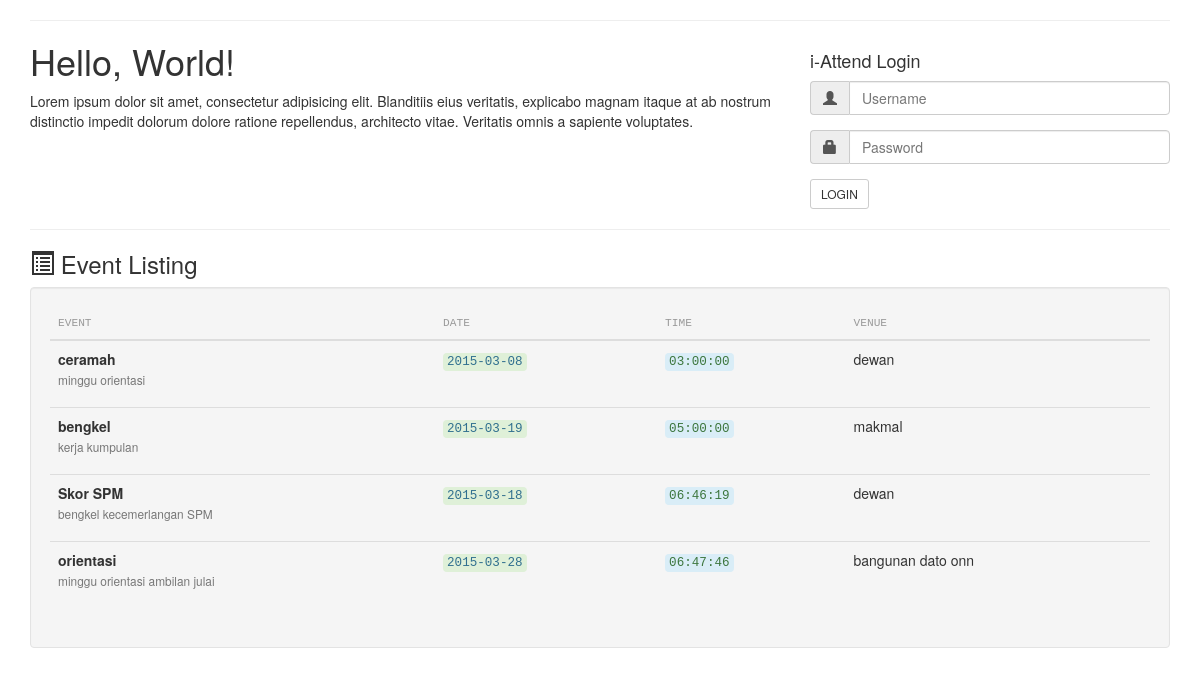
Before: / with the older database file.
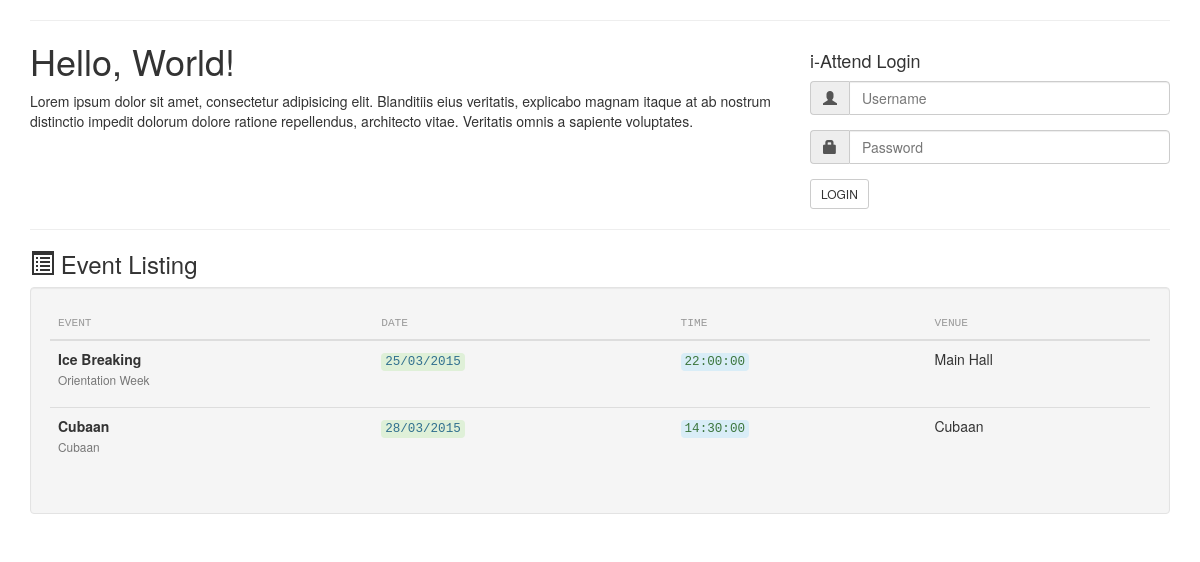
After: the same page with the newer database file.
### tables this page shows
CREATE TABLE `event` (
  `id` int(11) NOT NULL AUTO_INCREMENT,
  `name` varchar(50) DEFAULT NULL,
  `descp` varchar(255) DEFAULT NULL,
  `venue` varchar(255) DEFAULT NULL,
  `day` varchar(25) DEFAULT NULL,
  `time` timestamp NULL DEFAULT NULL,
  PRIMARY KEY (`id`)
);

### php/event.php (the view, shortened to what this page needs)
<?php
function eventRead($input){
	$sql = "SELECT id,`name`,descp,venue,day,TIME(CONVERT_TZ(`time`,'+00:00','+08:00')) AS time FROM event";
	$dbc = Database();
	$qry = $dbc->prepare($sql);
	$qry->execute();
	$rows = $qry->fetchAll(PDO::FETCH_ASSOC);
	if($input == 'ret'){
		return $rows;
	}
}
function eventList(){
	$buff = '';
	$res = eventRead('ret');
	foreach($res as $row){
		$buff.="<tr>
		<td><p><strong>".$row['name']."</strong><br><small class=\"text-muted\">".$row['descp']."</small></p></td>
		<td><code class=\"bg-success text-info\">".$row['day']."</code></td>
		<td><code class=\"bg-info text-success\">".$row['time']."</code></td>
		<td>".$row['venue']."</td></tr>";
	}
	echo $buff;
}

### index.php (shortened to what this page needs)
<!DOCTYPE html>
<html>
<head>
	<link rel="stylesheet" type="text/css" href="static/vendor/bootstrap.css">
	<link rel="stylesheet" type="text/css" href="static/css/iattend.css">
</head>
<body>
	<div class="container">
		<hr>
		<div class="row">
			<div class="col-md-8">
				<h1 style="margin-top:0">Hello, World!</h1>
				<p>Lorem ipsum dolor sit amet, consectetur adipisicing elit. Blanditiis eius veritatis, explicabo magnam itaque at ab nostrum distinctio impedit dolorum dolore ratione repellendus, architecto vitae. Veritatis omnis a sapiente voluptates.</p>
			</div>
			<div class="col-md-4">
				<h4>i-Attend Login</h4>
				<form name="login" action="php/router.php" method="POST">
					<div class="form-group">
						<div class="input-group">
							<span class="input-group-addon"><span class="glyphicon glyphicon-user"></span></span>
							<input type="text" name="username" class="form-control" placeholder="Username">
						</div>
					</div>
					<div class="form-group">
						<div class="input-group">
							<span class="input-group-addon"><span class="glyphicon glyphicon-lock"></span></span>
							<input type="password" name="password" class="form-control" placeholder="Password">
						</div>
					</div>
					<input type="submit" class="btn btn-default btn-sm" value="LOGIN">
				</form>
			</div>
		</div>
		<hr>
		<div class="">
			<h3><span class="glyphicon glyphicon-list-alt"></span> Event Listing</h3>
			<div class="well table-responsive">
				<table class="table">
					<thead>
						<tr>
							<th>Event</th>
							<th>Date</th>
							<th>Time</th>
							<th>Venue</th>
						</tr>
					</thead>
					<tbody>
						<?php include('php/database.php'); include('php/event.php'); eventList(); ?>
					</tbody>
				</table>
			</div>
		</div>
	</div>
</body>
</html>

### static/css/iattend.css (style rules this page uses)
.table thead th { font-family: 'Menlo', monospace; font-weight: normal; font-size: 0.8em; color: #999; text-transform: uppercase; }
.table tbody td:first-child { max-width: 400px; }

Changed rows visible on the page:
removed event: name "bengkel", descp "kerja kumpulan", day "2015-03-19", time "05:00:00", venue "makmal"
removed event: name "Skor SPM", descp "bengkel kecemerlangan SPM", day "2015-03-18", time "06:46:19", venue "dewan"
removed event: name "orientasi", descp "minggu orientasi ambilan julai", day "2015-03-28", time "06:47:46", venue "bangunan dato onn"
changed event: name "ceramah" → "Ice Breaking"; descp "minggu orientasi" → "Orientation Week"; day "2015-03-08" → "25/03/2015"; time "03:00:00" → "22:00:00"; venue "dewan" → "Main Hall"
added event: name "Cubaan", descp "Cubaan", day "28/03/2015", time "14:30:00", venue "Cubaan"
